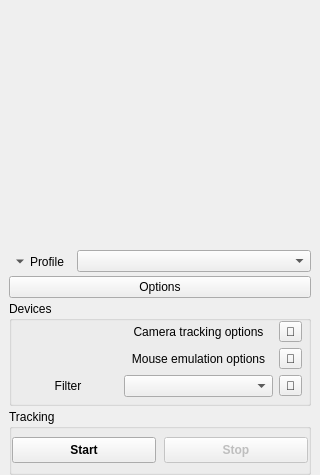
<?xml version="1.0" encoding="UTF-8"?>
<ui version="4.0">
 <author>Lovecraftian Octopus</author>
 <class>main_window</class>
 <widget class="QMainWindow" name="main_window">
  <property name="geometry">
   <rect>
    <x>0</x>
    <y>0</y>
    <width>320</width>
    <height>475</height>
   </rect>
  </property>
  <property name="windowIcon">
   <iconset resource="opentrack-res.qrc">
    <normaloff>:/images/facetracknoir.png</normaloff>:/images/facetracknoir.png</iconset>
  </property>
  <property name="styleSheet">
   <string notr="true">#video_feed { border: 0; }
</string>
  </property>
  <widget class="QWidget" name="content">
   <property name="sizePolicy">
    <sizepolicy hsizetype="Preferred" vsizetype="Preferred">
     <horstretch>0</horstretch>
     <verstretch>0</verstretch>
    </sizepolicy>
   </property>
   <layout class="QHBoxLayout" name="horizontalLayout_5">
    <property name="spacing">
     <number>0</number>
    </property>
    <property name="leftMargin">
     <number>0</number>
    </property>
    <property name="topMargin">
     <number>0</number>
    </property>
    <property name="rightMargin">
     <number>0</number>
    </property>
    <property name="bottomMargin">
     <number>0</number>
    </property>
    <item>
     <widget class="QFrame" name="frame">
      <property name="frameShape">
       <enum>QFrame::NoFrame</enum>
      </property>
      <property name="frameShadow">
       <enum>QFrame::Raised</enum>
      </property>
      <property name="lineWidth">
       <number>0</number>
      </property>
      <layout class="QVBoxLayout" name="verticalLayout_5">
       <property name="spacing">
        <number>0</number>
       </property>
       <property name="leftMargin">
        <number>0</number>
       </property>
       <property name="topMargin">
        <number>0</number>
       </property>
       <property name="rightMargin">
        <number>0</number>
       </property>
       <property name="bottomMargin">
        <number>0</number>
       </property>
       <item alignment="Qt::AlignLeft">
        <widget class="QFrame" name="top">
         <property name="sizePolicy">
          <sizepolicy hsizetype="Preferred" vsizetype="Preferred">
           <horstretch>0</horstretch>
           <verstretch>0</verstretch>
          </sizepolicy>
         </property>
         <property name="frameShape">
          <enum>QFrame::NoFrame</enum>
         </property>
         <layout class="QHBoxLayout" name="horizontalLayout_2">
          <property name="spacing">
           <number>0</number>
          </property>
          <property name="leftMargin">
           <number>0</number>
          </property>
          <property name="topMargin">
           <number>0</number>
          </property>
          <property name="rightMargin">
           <number>0</number>
          </property>
          <property name="bottomMargin">
           <number>4</number>
          </property>
          <item>
           <widget class="QFrame" name="video_feed">
            <property name="sizePolicy">
             <sizepolicy hsizetype="Fixed" vsizetype="Fixed">
              <horstretch>0</horstretch>
              <verstretch>0</verstretch>
             </sizepolicy>
            </property>
            <property name="minimumSize">
             <size>
              <width>320</width>
              <height>240</height>
             </size>
            </property>
            <property name="maximumSize">
             <size>
              <width>320</width>
              <height>240</height>
             </size>
            </property>
            <widget class="QFrame" name="video_frame">
             <property name="geometry">
              <rect>
               <x>0</x>
               <y>0</y>
               <width>320</width>
               <height>240</height>
              </rect>
             </property>
             <property name="sizePolicy">
              <sizepolicy hsizetype="Fixed" vsizetype="Fixed">
               <horstretch>0</horstretch>
               <verstretch>0</verstretch>
              </sizepolicy>
             </property>
             <property name="minimumSize">
              <size>
               <width>320</width>
               <height>240</height>
              </size>
             </property>
             <property name="maximumSize">
              <size>
               <width>320</width>
               <height>240</height>
              </size>
             </property>
             <widget class="QLabel" name="video_frame_label">
              <property name="geometry">
               <rect>
                <x>0</x>
                <y>0</y>
                <width>320</width>
                <height>240</height>
               </rect>
              </property>
              <property name="sizePolicy">
               <sizepolicy hsizetype="Fixed" vsizetype="Fixed">
                <horstretch>0</horstretch>
                <verstretch>0</verstretch>
               </sizepolicy>
              </property>
              <property name="minimumSize">
               <size>
                <width>320</width>
                <height>240</height>
               </size>
              </property>
              <property name="maximumSize">
               <size>
                <width>320</width>
                <height>240</height>
               </size>
              </property>
              <property name="palette">
               <palette>
                <active>
                 <colorrole role="WindowText">
                  <brush brushstyle="SolidPattern">
                   <color alpha="255">
                    <red>104</red>
                    <green>104</green>
                    <blue>104</blue>
                   </color>
                  </brush>
                 </colorrole>
                </active>
                <inactive>
                 <colorrole role="WindowText">
                  <brush brushstyle="SolidPattern">
                   <color alpha="255">
                    <red>104</red>
                    <green>104</green>
                    <blue>104</blue>
                   </color>
                  </brush>
                 </colorrole>
                </inactive>
                <disabled>
                 <colorrole role="WindowText">
                  <brush brushstyle="SolidPattern">
                   <color alpha="255">
                    <red>120</red>
                    <green>120</green>
                    <blue>120</blue>
                   </color>
                  </brush>
                 </colorrole>
                </disabled>
               </palette>
              </property>
              <property name="font">
               <font>
                <family>Candara</family>
                <pointsize>37</pointsize>
                <weight>50</weight>
                <bold>false</bold>
                <kerning>true</kerning>
               </font>
              </property>
              <property name="text">
               <string/>
              </property>
              <property name="pixmap">
               <pixmap resource="opentrack-res.qrc">:/images/tracking-not-started.png</pixmap>
              </property>
              <property name="scaledContents">
               <bool>false</bool>
              </property>
              <property name="alignment">
               <set>Qt::AlignCenter</set>
              </property>
              <property name="wordWrap">
               <bool>true</bool>
              </property>
             </widget>
            </widget>
           </widget>
          </item>
         </layout>
        </widget>
       </item>
       <item>
        <widget class="QFrame" name="top_display">
         <property name="sizePolicy">
          <sizepolicy hsizetype="Preferred" vsizetype="Maximum">
           <horstretch>0</horstretch>
           <verstretch>0</verstretch>
          </sizepolicy>
         </property>
         <property name="frameShape">
          <enum>QFrame::NoFrame</enum>
         </property>
         <property name="lineWidth">
          <number>0</number>
         </property>
         <layout class="QHBoxLayout" name="horizontalLayout_3">
          <property name="spacing">
           <number>6</number>
          </property>
          <property name="leftMargin">
           <number>5</number>
          </property>
          <property name="topMargin">
           <number>0</number>
          </property>
          <property name="rightMargin">
           <number>0</number>
          </property>
          <property name="bottomMargin">
           <number>6</number>
          </property>
         </layout>
        </widget>
       </item>
       <item>
        <widget class="QFrame" name="bottom_controls">
         <property name="sizePolicy">
          <sizepolicy hsizetype="Preferred" vsizetype="Preferred">
           <horstretch>0</horstretch>
           <verstretch>0</verstretch>
          </sizepolicy>
         </property>
         <layout class="QGridLayout" name="gridLayout_2">
          <property name="topMargin">
           <number>0</number>
          </property>
          <property name="bottomMargin">
           <number>0</number>
          </property>
          <property name="spacing">
           <number>6</number>
          </property>
          <item row="0" column="0">
           <widget class="QFrame" name="groupWindows">
            <property name="sizePolicy">
             <sizepolicy hsizetype="Preferred" vsizetype="Preferred">
              <horstretch>4</horstretch>
              <verstretch>0</verstretch>
             </sizepolicy>
            </property>
            <property name="lineWidth">
             <number>0</number>
            </property>
            <layout class="QVBoxLayout" name="verticalLayout_3">
             <property name="spacing">
              <number>3</number>
             </property>
             <property name="leftMargin">
              <number>0</number>
             </property>
             <property name="topMargin">
              <number>0</number>
             </property>
             <property name="rightMargin">
              <number>0</number>
             </property>
             <property name="bottomMargin">
              <number>0</number>
             </property>
             <item>
              <widget class="QFrame" name="groupProfile">
               <property name="sizePolicy">
                <sizepolicy hsizetype="Minimum" vsizetype="Maximum">
                 <horstretch>0</horstretch>
                 <verstretch>0</verstretch>
                </sizepolicy>
               </property>
               <layout class="QHBoxLayout" name="horizontalLayout">
                <property name="spacing">
                 <number>0</number>
                </property>
                <property name="leftMargin">
                 <number>0</number>
                </property>
                <property name="topMargin">
                 <number>0</number>
                </property>
                <property name="rightMargin">
                 <number>0</number>
                </property>
                <property name="bottomMargin">
                 <number>0</number>
                </property>
                <item>
                 <widget class="QToolButton" name="profile_button">
                  <property name="enabled">
                   <bool>true</bool>
                  </property>
                  <property name="focusPolicy">
                   <enum>Qt::StrongFocus</enum>
                  </property>
                  <property name="text">
                   <string>Profile</string>
                  </property>
                  <property name="popupMode">
                   <enum>QToolButton::InstantPopup</enum>
                  </property>
                  <property name="toolButtonStyle">
                   <enum>Qt::ToolButtonTextBesideIcon</enum>
                  </property>
                  <property name="autoRaise">
                   <bool>true</bool>
                  </property>
                  <property name="arrowType">
                   <enum>Qt::DownArrow</enum>
                  </property>
                 </widget>
                </item>
                <item>
                 <widget class="QComboBox" name="iconcomboProfile">
                  <property name="sizePolicy">
                   <sizepolicy hsizetype="Preferred" vsizetype="Maximum">
                    <horstretch>0</horstretch>
                    <verstretch>0</verstretch>
                   </sizepolicy>
                  </property>
                  <property name="focusPolicy">
                   <enum>Qt::StrongFocus</enum>
                  </property>
                  <property name="maxVisibleItems">
                   <number>20</number>
                  </property>
                 </widget>
                </item>
               </layout>
              </widget>
             </item>
             <item>
              <widget class="QPushButton" name="btnShortcuts">
               <property name="sizePolicy">
                <sizepolicy hsizetype="Minimum" vsizetype="Maximum">
                 <horstretch>0</horstretch>
                 <verstretch>0</verstretch>
                </sizepolicy>
               </property>
               <property name="text">
                <string>Options</string>
               </property>
               <property name="icon">
                <iconset resource="opentrack-res.qrc">
                 <normaloff>:/images/tools.png</normaloff>:/images/tools.png</iconset>
               </property>
               <property name="iconSize">
                <size>
                 <width>80</width>
                 <height>24</height>
                </size>
               </property>
              </widget>
             </item>
             <item>
              <widget class="QGroupBox" name="groupFilter">
               <property name="title">
                <string>Devices</string>
               </property>
               <layout class="QGridLayout" name="gridLayout">
                <property name="leftMargin">
                 <number>6</number>
                </property>
                <property name="topMargin">
                 <number>0</number>
                </property>
                <property name="rightMargin">
                 <number>6</number>
                </property>
                <property name="bottomMargin">
                 <number>6</number>
                </property>
                <item row="0" column="2">
                 <widget class="QToolButton" name="btnShowEngineControls">
                  <property name="enabled">
                   <bool>true</bool>
                  </property>
                  <property name="sizePolicy">
                   <sizepolicy hsizetype="Maximum" vsizetype="Maximum">
                    <horstretch>0</horstretch>
                    <verstretch>0</verstretch>
                   </sizepolicy>
                  </property>
                  <property name="focusPolicy">
                   <enum>Qt::ClickFocus</enum>
                  </property>
                  <property name="text">
                   <string>🔨</string>
                  </property>
                  <property name="flat" stdset="0">
                   <bool>false</bool>
                  </property>
                 </widget>
                </item>
                <item row="2" column="2">
                 <widget class="QToolButton" name="btnShowFilterControls">
                  <property name="enabled">
                   <bool>true</bool>
                  </property>
                  <property name="sizePolicy">
                   <sizepolicy hsizetype="Maximum" vsizetype="Maximum">
                    <horstretch>0</horstretch>
                    <verstretch>0</verstretch>
                   </sizepolicy>
                  </property>
                  <property name="focusPolicy">
                   <enum>Qt::ClickFocus</enum>
                  </property>
                  <property name="text">
                   <string>🔨</string>
                  </property>
                  <property name="flat" stdset="0">
                   <bool>false</bool>
                  </property>
                 </widget>
                </item>
                <item row="1" column="2">
                 <widget class="QToolButton" name="btnShowServerControls">
                  <property name="enabled">
                   <bool>true</bool>
                  </property>
                  <property name="sizePolicy">
                   <sizepolicy hsizetype="Maximum" vsizetype="Maximum">
                    <horstretch>0</horstretch>
                    <verstretch>0</verstretch>
                   </sizepolicy>
                  </property>
                  <property name="focusPolicy">
                   <enum>Qt::ClickFocus</enum>
                  </property>
                  <property name="text">
                   <string>🔨</string>
                  </property>
                  <property name="flat" stdset="0">
                   <bool>false</bool>
                  </property>
                 </widget>
                </item>
                <item row="1" column="1">
                 <widget class="QLabel" name="label_2">
                  <property name="text">
                   <string>Mouse emulation options</string>
                  </property>
                  <property name="alignment">
                   <set>Qt::AlignCenter</set>
                  </property>
                 </widget>
                </item>
                <item row="0" column="1">
                 <widget class="QLabel" name="label_3">
                  <property name="text">
                   <string>Camera tracking options</string>
                  </property>
                  <property name="alignment">
                   <set>Qt::AlignCenter</set>
                  </property>
                 </widget>
                </item>
                <item row="2" column="0">
                 <widget class="QLabel" name="label">
                  <property name="sizePolicy">
                   <sizepolicy hsizetype="Preferred" vsizetype="Preferred">
                    <horstretch>2</horstretch>
                    <verstretch>0</verstretch>
                   </sizepolicy>
                  </property>
                  <property name="text">
                   <string>Filter</string>
                  </property>
                  <property name="alignment">
                   <set>Qt::AlignCenter</set>
                  </property>
                 </widget>
                </item>
                <item row="2" column="1">
                 <widget class="QComboBox" name="iconcomboFilter">
                  <property name="sizePolicy">
                   <sizepolicy hsizetype="Preferred" vsizetype="Maximum">
                    <horstretch>3</horstretch>
                    <verstretch>0</verstretch>
                   </sizepolicy>
                  </property>
                  <property name="focusPolicy">
                   <enum>Qt::TabFocus</enum>
                  </property>
                 </widget>
                </item>
               </layout>
              </widget>
             </item>
             <item>
              <widget class="QGroupBox" name="groupStartStop">
               <property name="sizePolicy">
                <sizepolicy hsizetype="Preferred" vsizetype="Preferred">
                 <horstretch>3</horstretch>
                 <verstretch>0</verstretch>
                </sizepolicy>
               </property>
               <property name="title">
                <string>Tracking</string>
               </property>
               <property name="flat">
                <bool>true</bool>
               </property>
               <layout class="QHBoxLayout" name="horizontalLayout_4">
                <property name="spacing">
                 <number>8</number>
                </property>
                <property name="leftMargin">
                 <number>0</number>
                </property>
                <property name="topMargin">
                 <number>8</number>
                </property>
                <property name="rightMargin">
                 <number>0</number>
                </property>
                <property name="bottomMargin">
                 <number>9</number>
                </property>
                <item>
                 <widget class="QToolButton" name="btnStartTracker">
                  <property name="sizePolicy">
                   <sizepolicy hsizetype="Minimum" vsizetype="Minimum">
                    <horstretch>0</horstretch>
                    <verstretch>0</verstretch>
                   </sizepolicy>
                  </property>
                  <property name="font">
                   <font>
                    <weight>75</weight>
                    <bold>true</bold>
                   </font>
                  </property>
                  <property name="text">
                   <string>Start</string>
                  </property>
                 </widget>
                </item>
                <item>
                 <widget class="QToolButton" name="btnStopTracker">
                  <property name="enabled">
                   <bool>false</bool>
                  </property>
                  <property name="sizePolicy">
                   <sizepolicy hsizetype="Minimum" vsizetype="Minimum">
                    <horstretch>0</horstretch>
                    <verstretch>0</verstretch>
                   </sizepolicy>
                  </property>
                  <property name="font">
                   <font>
                    <weight>75</weight>
                    <bold>true</bold>
                   </font>
                  </property>
                  <property name="text">
                   <string>Stop</string>
                  </property>
                 </widget>
                </item>
               </layout>
              </widget>
             </item>
            </layout>
           </widget>
          </item>
         </layout>
        </widget>
       </item>
      </layout>
     </widget>
    </item>
   </layout>
  </widget>
 </widget>
 <tabstops>
  <tabstop>btnStartTracker</tabstop>
  <tabstop>btnStopTracker</tabstop>
  <tabstop>profile_button</tabstop>
  <tabstop>iconcomboProfile</tabstop>
  <tabstop>btnShortcuts</tabstop>
 </tabstops>
 <resources>
  <include location="opentrack-res.qrc"/>
 </resources>
 <connections/>
</ui>
